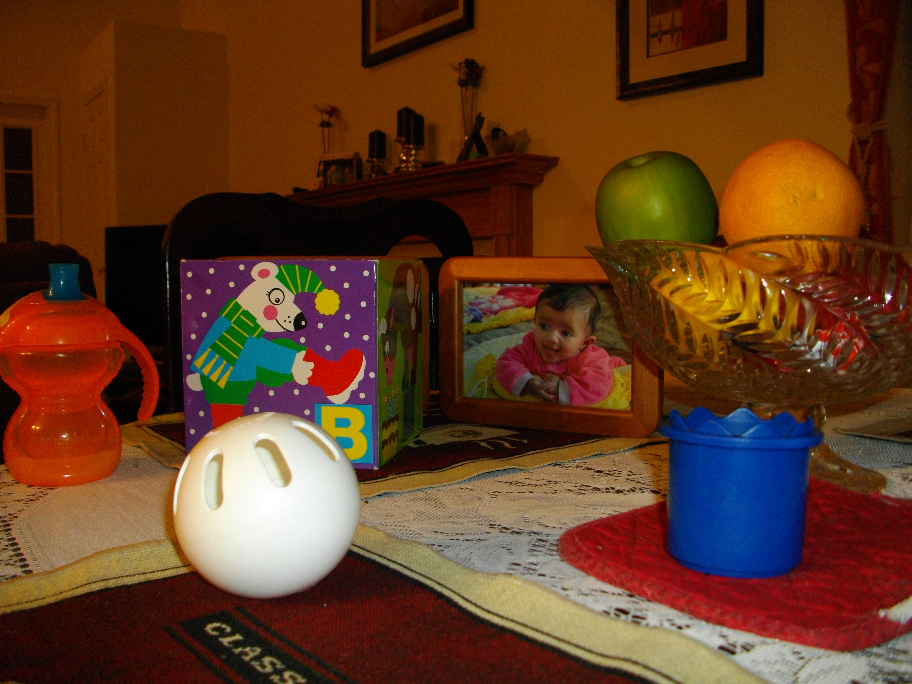
%> input picture images/toysflash.png, 912 x 684 px
$ octave assignment5.m   (GNU Octave 9; MATLAB toolbox functions it lacks are replaced by stand-ins)
%> lines starting %> are read from the running program, lines starting %| are printed output that depends on the picture
RGB = imread("images/toysflash.png");
%> RGB is the input picture: size 684x912x3 uint8; mean R, G, B 97.4, 58.3, 33.9

grayscale = rgb2gray(RGB);
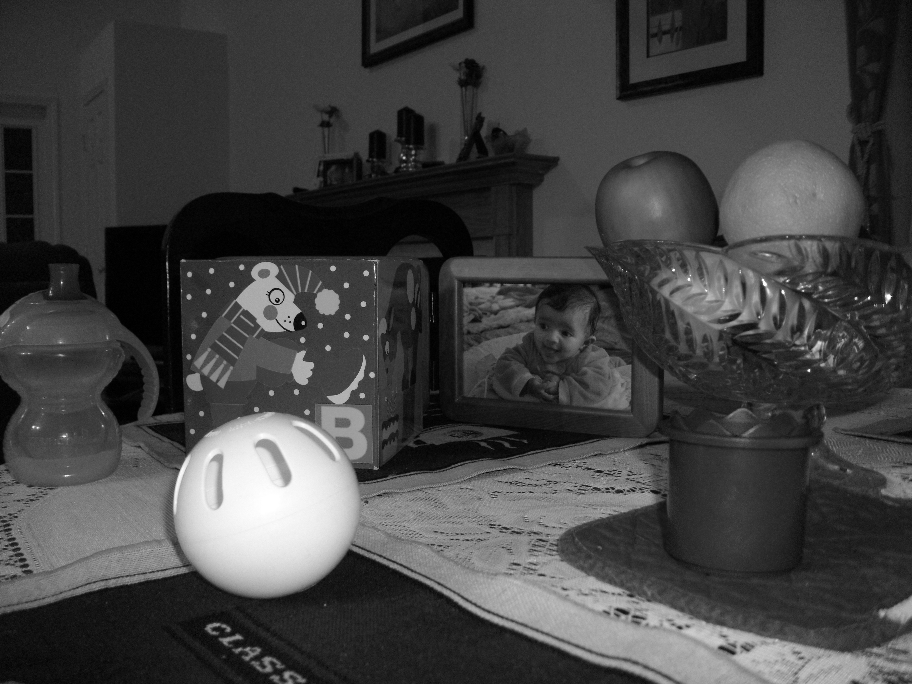
%> grayscale: size 684x912 uint8; min 0, max 255, mean 67.2
doublescale = im2double(grayscale);

[rows, cols] = size(doublescale);
%> rows = 684; cols = 912
min_side = min(rows, cols); % determines size of square
%> min_side = 684
start_row = floor((rows - min_side) / 2) + 1; % starting points for crop
%> start_row = 1
start_col = floor((cols - min_side) / 2) + 1;
%> start_col = 115
cropped = imcrop(doublescale, [start_col start_row min_side-1 min_side-1]);
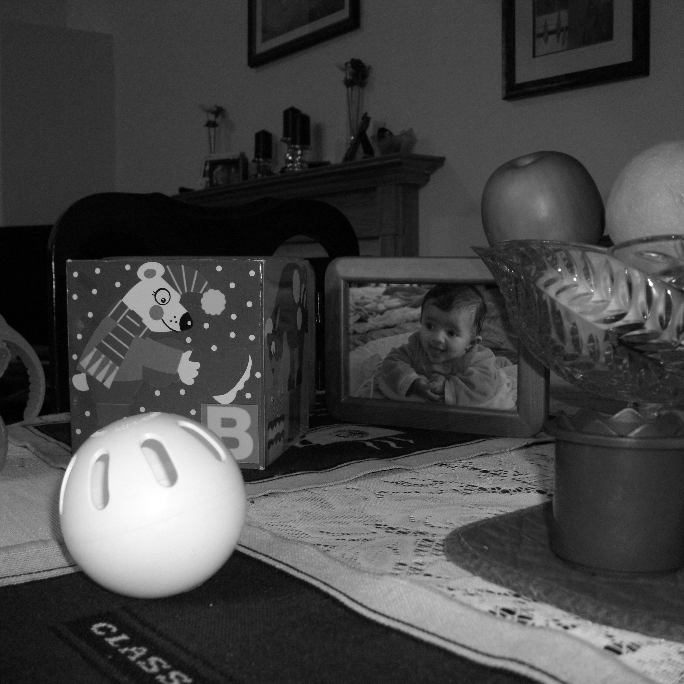
%> cropped: size 684x684 double; min 0, max 1, mean 0.277

resized = imresize(cropped, [128 128]);
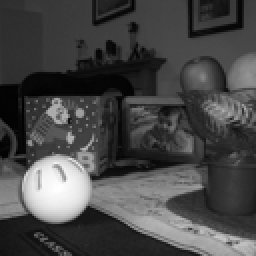
%> resized: size 128x128 double (shown 2 times larger); min -0.00709, max 1, mean 0.277; drawn with min black and max white
imtool(resized);

function filtered_image = filter(im,filter_size)
%> called with filter_size = 5

    [num_rows, num_cols] = size(im);
%> num_rows = 128; num_cols = 128
    filtered_image = zeros(num_rows, num_cols);
    for x = 1:num_rows
        for y = 1:num_cols
            filter_result = 0.0;
            counter = 0;
            for f_x = 1:filter_size
                for f_y = 1:filter_size
                    im_x = x - 3 + f_x;
                    im_y = y - 3 + f_y;
                    if im_x >= 1 && im_x <= num_rows && im_y >= 1 && im_y <= num_cols
                        filter_result = filter_result + im(im_x, im_y);
                        counter = counter + 1;
                    end
                 end
             end

             filtered_image(x, y) = filter_result / counter;
        end
    end
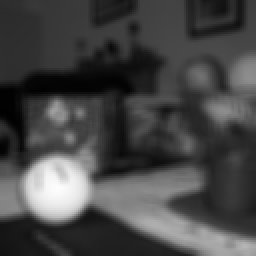
%> filtered_image: size 128x128 double (shown 2 times larger); min 0.00623, max 0.994, mean 0.277


end

filtered_image = filter(resized, 5);
imtool(filtered_image);
sub_image = resized - filtered_image;
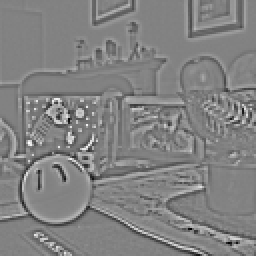
%> sub_image: size 128x128 double (shown 2 times larger); min -0.316, max 0.303, mean -6.95e-05; drawn with min black and max white
imtool(sub_image);
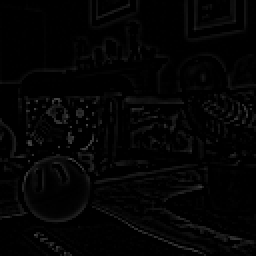
%> displayed picture: size 128x128, on the screen's scale of 0 to 255 (shown 2 times larger); min 0, max 77, mean 3.8

%Test
